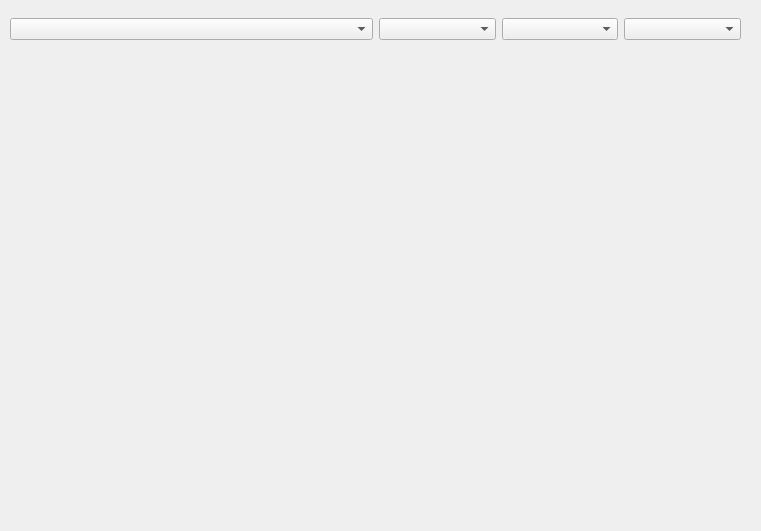
<?xml version="1.0" encoding="UTF-8"?>
<ui version="4.0">
 <class>Frame</class>
 <widget class="QFrame" name="Frame">
  <property name="geometry">
   <rect>
    <x>0</x>
    <y>0</y>
    <width>761</width>
    <height>531</height>
   </rect>
  </property>
  <property name="windowTitle">
   <string>Frame</string>
  </property>
  <widget class="QWidget" name="layoutWidget">
   <property name="geometry">
    <rect>
     <x>10</x>
     <y>10</y>
     <width>731</width>
     <height>38</height>
    </rect>
   </property>
   <layout class="QHBoxLayout" name="horizontalLayout_6">
    <item>
     <widget class="QComboBox" name="c_box_file_3"/>
    </item>
    <item>
     <layout class="QHBoxLayout" name="horizontalLayout_7">
      <item>
       <widget class="QComboBox" name="c_box_a1_3"/>
      </item>
      <item>
       <widget class="QComboBox" name="c_box_a2_3"/>
      </item>
      <item>
       <widget class="QComboBox" name="c_box_pol_3"/>
      </item>
     </layout>
    </item>
   </layout>
  </widget>
  <widget class="QWidget" name="widget" native="true">
   <property name="geometry">
    <rect>
     <x>10</x>
     <y>50</y>
     <width>731</width>
     <height>461</height>
    </rect>
   </property>
  </widget>
 </widget>
 <resources/>
 <connections/>
</ui>
